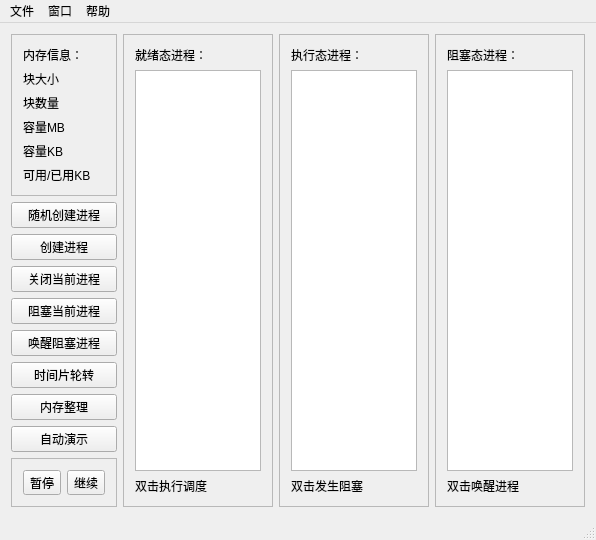
<?xml version="1.0" encoding="UTF-8"?>
<ui version="4.0">
 <class>OS_MainWindow</class>
 <widget class="QMainWindow" name="OS_MainWindow">
  <property name="geometry">
   <rect>
    <x>0</x>
    <y>0</y>
    <width>596</width>
    <height>459</height>
   </rect>
  </property>
  <property name="windowTitle">
   <string>OS模拟系统</string>
  </property>
  <widget class="QWidget" name="centralWidget">
   <layout class="QHBoxLayout" name="horizontalLayout">
    <item>
     <layout class="QVBoxLayout" name="verticalLayout">
      <item>
       <widget class="QFrame" name="frame_4">
        <property name="frameShape">
         <enum>QFrame::StyledPanel</enum>
        </property>
        <property name="frameShadow">
         <enum>QFrame::Raised</enum>
        </property>
        <layout class="QFormLayout" name="formLayout">
         <item row="0" column="0">
          <widget class="QLabel" name="label_4">
           <property name="text">
            <string>内存信息：</string>
           </property>
          </widget>
         </item>
         <item row="1" column="0">
          <widget class="QLabel" name="label_5">
           <property name="text">
            <string>块大小</string>
           </property>
          </widget>
         </item>
         <item row="2" column="0">
          <widget class="QLabel" name="label_6">
           <property name="text">
            <string>块数量</string>
           </property>
          </widget>
         </item>
         <item row="3" column="0">
          <widget class="QLabel" name="label_7">
           <property name="text">
            <string>容量MB</string>
           </property>
          </widget>
         </item>
         <item row="4" column="0">
          <widget class="QLabel" name="label_8">
           <property name="text">
            <string>容量KB</string>
           </property>
          </widget>
         </item>
         <item row="5" column="0">
          <widget class="QLabel" name="label_9">
           <property name="text">
            <string>可用/已用KB</string>
           </property>
          </widget>
         </item>
        </layout>
        <zorder>label_8</zorder>
        <zorder>label_7</zorder>
        <zorder>label_6</zorder>
        <zorder>label_4</zorder>
        <zorder>label_5</zorder>
        <zorder>label_9</zorder>
       </widget>
      </item>
      <item>
       <widget class="QPushButton" name="pushButton_8">
        <property name="text">
         <string>随机创建进程</string>
        </property>
       </widget>
      </item>
      <item>
       <widget class="QPushButton" name="pushButton">
        <property name="text">
         <string>创建进程</string>
        </property>
       </widget>
      </item>
      <item>
       <widget class="QPushButton" name="pushButton_2">
        <property name="text">
         <string>关闭当前进程</string>
        </property>
       </widget>
      </item>
      <item>
       <widget class="QPushButton" name="pushButton_3">
        <property name="text">
         <string>阻塞当前进程</string>
        </property>
       </widget>
      </item>
      <item>
       <widget class="QPushButton" name="pushButton_4">
        <property name="text">
         <string>唤醒阻塞进程</string>
        </property>
       </widget>
      </item>
      <item>
       <widget class="QPushButton" name="pushButton_5">
        <property name="text">
         <string>时间片轮转</string>
        </property>
       </widget>
      </item>
      <item>
       <widget class="QPushButton" name="pushButton_7">
        <property name="text">
         <string>内存整理</string>
        </property>
       </widget>
      </item>
      <item>
       <widget class="QPushButton" name="pushButton_6">
        <property name="text">
         <string>自动演示</string>
        </property>
       </widget>
      </item>
      <item>
       <widget class="QFrame" name="frame_5">
        <property name="frameShape">
         <enum>QFrame::StyledPanel</enum>
        </property>
        <property name="frameShadow">
         <enum>QFrame::Raised</enum>
        </property>
        <layout class="QHBoxLayout" name="horizontalLayout_2">
         <item>
          <widget class="QToolButton" name="toolButton_2">
           <property name="enabled">
            <bool>true</bool>
           </property>
           <property name="text">
            <string>暂停</string>
           </property>
           <property name="checkable">
            <bool>false</bool>
           </property>
           <property name="checked">
            <bool>false</bool>
           </property>
          </widget>
         </item>
         <item>
          <widget class="QToolButton" name="toolButton">
           <property name="text">
            <string>继续</string>
           </property>
          </widget>
         </item>
        </layout>
       </widget>
      </item>
     </layout>
    </item>
    <item>
     <widget class="QFrame" name="frame">
      <property name="frameShape">
       <enum>QFrame::StyledPanel</enum>
      </property>
      <property name="frameShadow">
       <enum>QFrame::Raised</enum>
      </property>
      <layout class="QVBoxLayout" name="verticalLayout_2">
       <item>
        <widget class="QLabel" name="label_2">
         <property name="text">
          <string>就绪态进程：</string>
         </property>
        </widget>
       </item>
       <item>
        <widget class="QListWidget" name="listWidget">
         <property name="styleSheet">
          <string notr="true">color:green;</string>
         </property>
        </widget>
       </item>
       <item>
        <widget class="QLabel" name="label_10">
         <property name="text">
          <string>双击执行调度</string>
         </property>
        </widget>
       </item>
      </layout>
     </widget>
    </item>
    <item>
     <widget class="QFrame" name="frame_2">
      <property name="frameShape">
       <enum>QFrame::StyledPanel</enum>
      </property>
      <property name="frameShadow">
       <enum>QFrame::Raised</enum>
      </property>
      <layout class="QVBoxLayout" name="verticalLayout_3">
       <item>
        <widget class="QLabel" name="label">
         <property name="text">
          <string>执行态进程：</string>
         </property>
        </widget>
       </item>
       <item>
        <widget class="QListWidget" name="listWidget_2"/>
       </item>
       <item>
        <widget class="QLabel" name="label_11">
         <property name="text">
          <string>双击发生阻塞</string>
         </property>
        </widget>
       </item>
      </layout>
     </widget>
    </item>
    <item>
     <widget class="QFrame" name="frame_3">
      <property name="frameShape">
       <enum>QFrame::StyledPanel</enum>
      </property>
      <property name="frameShadow">
       <enum>QFrame::Raised</enum>
      </property>
      <layout class="QVBoxLayout" name="verticalLayout_4">
       <item>
        <widget class="QLabel" name="label_3">
         <property name="text">
          <string>阻塞态进程：</string>
         </property>
        </widget>
       </item>
       <item>
        <widget class="QListWidget" name="listWidget_3">
         <property name="styleSheet">
          <string notr="true">color:red;</string>
         </property>
        </widget>
       </item>
       <item>
        <widget class="QLabel" name="label_12">
         <property name="text">
          <string>双击唤醒进程</string>
         </property>
        </widget>
       </item>
      </layout>
     </widget>
    </item>
   </layout>
  </widget>
  <widget class="QMenuBar" name="menuBar">
   <property name="geometry">
    <rect>
     <x>0</x>
     <y>0</y>
     <width>596</width>
     <height>21</height>
    </rect>
   </property>
   <widget class="QMenu" name="menu">
    <property name="title">
     <string>文件</string>
    </property>
    <addaction name="action_2"/>
    <addaction name="separator"/>
    <addaction name="action_4"/>
   </widget>
   <widget class="QMenu" name="menu_2">
    <property name="title">
     <string>窗口</string>
    </property>
    <addaction name="action_7"/>
    <addaction name="separator"/>
    <addaction name="action"/>
    <addaction name="action_5"/>
    <addaction name="separator"/>
    <addaction name="action_6"/>
   </widget>
   <widget class="QMenu" name="menu_3">
    <property name="title">
     <string>帮助</string>
    </property>
    <addaction name="action_3"/>
    <addaction name="separator"/>
    <addaction name="action_8"/>
    <addaction name="action_QT"/>
   </widget>
   <addaction name="menu"/>
   <addaction name="menu_2"/>
   <addaction name="menu_3"/>
  </widget>
  <widget class="QStatusBar" name="statusBar"/>
  <action name="action">
   <property name="text">
    <string>打开内存图式</string>
   </property>
  </action>
  <action name="action_2">
   <property name="text">
    <string>载入随机进程名单</string>
   </property>
  </action>
  <action name="action_4">
   <property name="text">
    <string>退出</string>
   </property>
  </action>
  <action name="action_5">
   <property name="text">
    <string>打开进程信息表</string>
   </property>
  </action>
  <action name="action_6">
   <property name="text">
    <string>打开系统控制台</string>
   </property>
  </action>
  <action name="action_3">
   <property name="text">
    <string>帮助</string>
   </property>
  </action>
  <action name="action_8">
   <property name="text">
    <string>关于</string>
   </property>
  </action>
  <action name="action_7">
   <property name="text">
    <string>设置</string>
   </property>
  </action>
  <action name="action_QT">
   <property name="text">
    <string>关于QT</string>
   </property>
  </action>
 </widget>
 <layoutdefault spacing="6" margin="11"/>
 <resources/>
 <connections/>
</ui>
